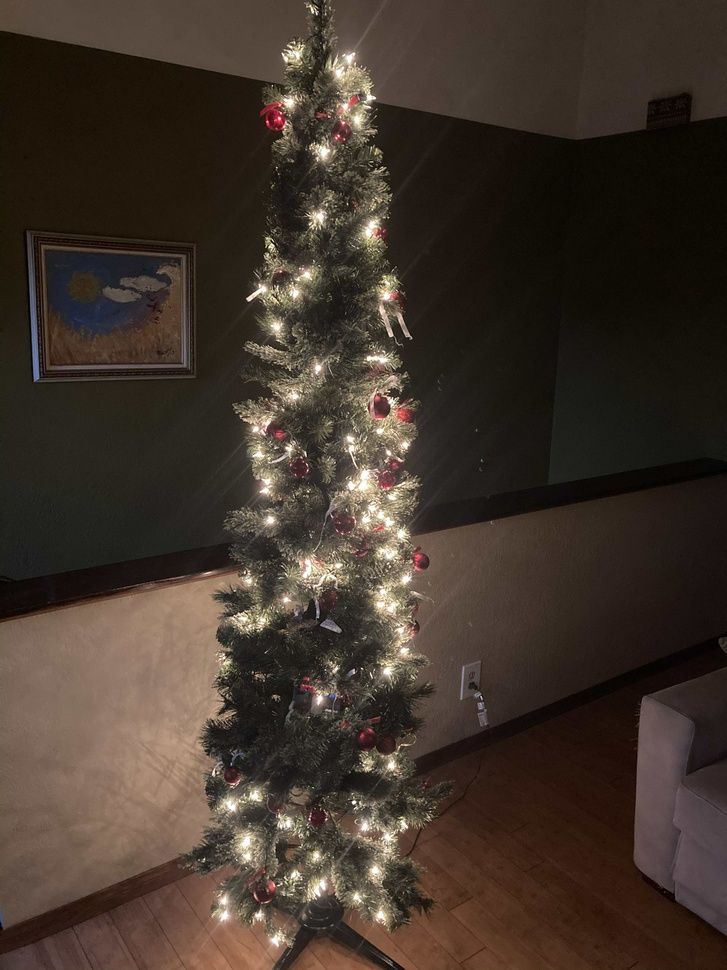
#> input picture Christmas.jpg, 727 x 970 px, shrunk from 3024 x 4032 before the run
$ python main2.0_islandFinder.py
#> lines starting #> are read from the running program, lines starting #| are printed output that depends on the picture
#!/usr/bin/env python3
# -*- coding: utf-8 -*-
"""
Created on Mon Dec 28 20:17:49 2020

@author: tylerpruitt
"""

import numpy as np
import matplotlib.pyplot as plt
import sys

from islandFinder import island_finder

def single_color(image, color, negative=False):
    """
    Parameters
    ----------
    image : array of shape m x n x 3.
    color : int; 0=red, 1=green, 2=blue.
    value : threashold value in which all values below will be set to 0.
    negative : boolean; if True returns the negative of the filtered image; default set to False.

    Returns
    -------
    filter_image : filtered image.
    """
    filter_image = image*0
    if negative == True:
        filter_image[:,:,color] = 255 - image[:,:,color]
    elif negative == False:
        filter_image[:,:,color] = image[:,:,color]
    else:
        print('Error with parameter negative: negative must be a boolean.')

    return filter_image

# [66 lines left out: functions cluster, inverse_lights, not called in this run]

try:
    img = plt.imread(sys.argv[1])
except:
    img =plt.imread('Christmas.jpg')
#> img is the input picture: shape (970, 727, 3); mean R, G, B 65.3, 53.1, 43.7

plt.figure(frameon=False)
plt.imshow(img)
plt.axis('off')
plt.show()

plt.figure(frameon=False)
red_img = single_color(img, color=0)
#> in single_color, `filter_image = image*0`: filter_image: shape (970, 727, 3); every value is 0
#> in single_color, `filter_image[:,:,color] = image[:,:,color]`:
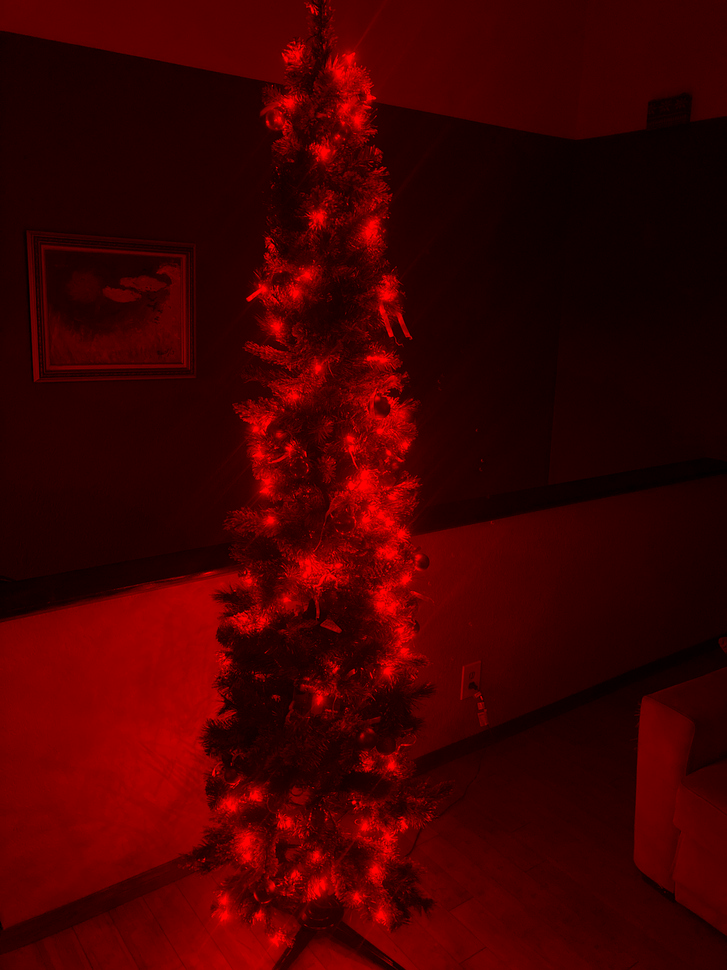
#> filter_image: shape (970, 727, 3); mean R, G, B 65.3, 0, 0
plt.imshow(red_img)
plt.axis('off')
plt.show()

plt.figure(frameon=False)
green_img = single_color(img, color=1)
#> call 2 of single_color, with color = 1, negative = False
#> in single_color (call 2), `filter_image[:,:,color] = image[:,:,color]`:
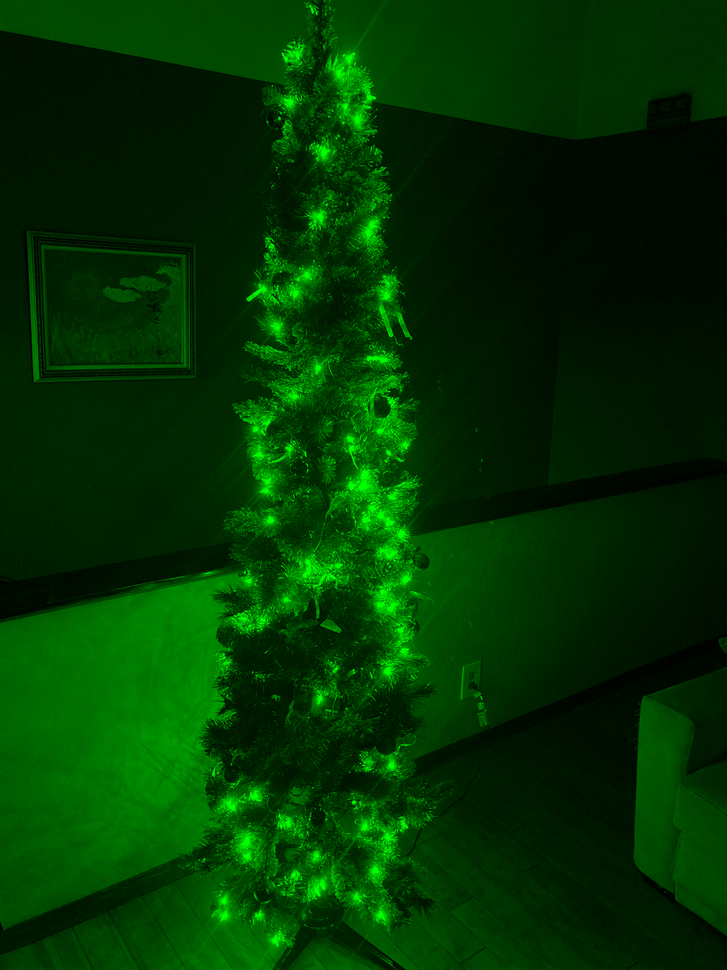
#> filter_image: shape (970, 727, 3); mean R, G, B 0, 53.1, 0
plt.imshow(green_img)
plt.axis('off')
plt.show()

plt.figure(frameon=False)
blue_img = single_color(img, color=2)
#> call 3 of single_color, with color = 2, negative = False
#> in single_color (call 3), `filter_image[:,:,color] = image[:,:,color]`:
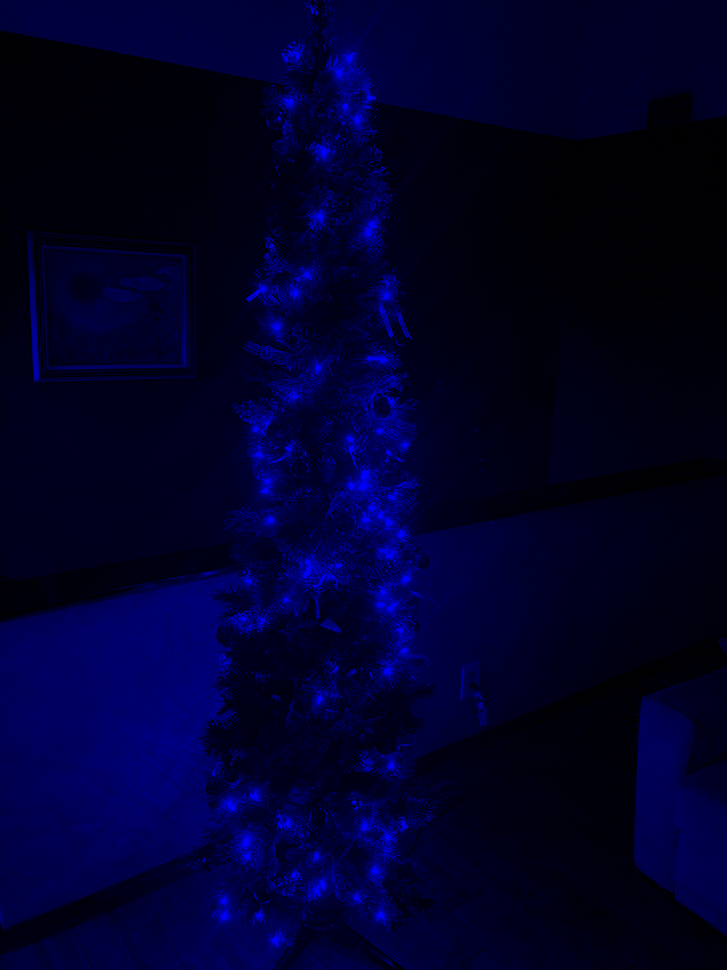
#> filter_image: shape (970, 727, 3); mean R, G, B 0, 0, 43.7
plt.imshow(blue_img)
plt.axis('off')
plt.show()

print('Filtering with threshold', 230, 'and minimum island size', 250, '...')
#> (the run stopped early here; a loop or call above may not have finished)
